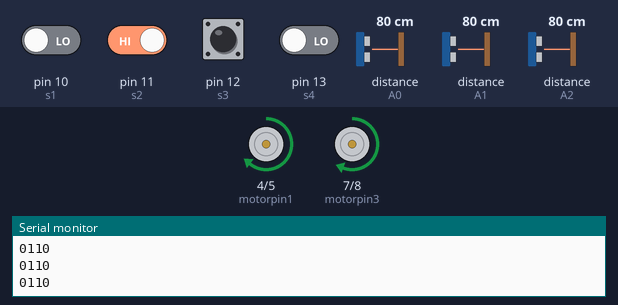
The sketch below on a simulated Arduino Mega 2560, built with avr-gcc and run on an emulated ATmega2560. On the bench: motor-driver pin pairs drawn as motors (green arrow = first pin HIGH = forward, orange = second pin HIGH = backward, longer = more drive, scaled by the enable pin), the last lines printed to the serial monitor. The inputs (shaded band) are chosen by the test bench; at power-on: pin 11 (s2), pin 12 (s3) HIGH, pin 10 (s1), pin 13 (s4) LOW, distance to the obstacle (sensors on A0, A1, A2) 80 cm. The echo pulse lasts 58.3 µs per cm. At 4.4 s the program stops and its outputs stay as they are.

Above: at 1.2 s.
1.3 s: pin 10 (s1) driven HIGH
At 1.9 s:
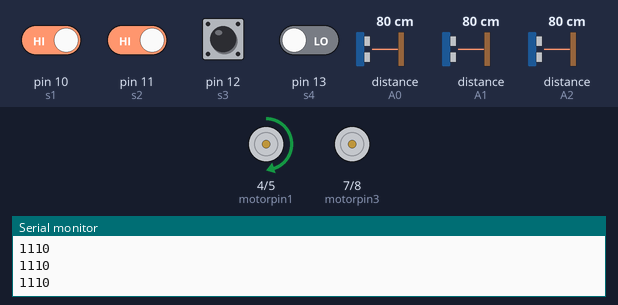
2.8 s: pin 11 (s2) driven LOW
At 3.1 s:
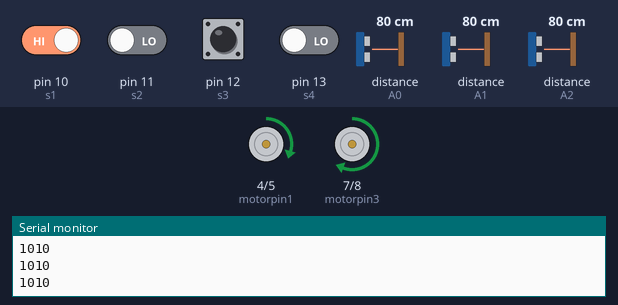
4.3 s: distance to the obstacle (sensor on A0) set to 2 cm
At 4.9 s:
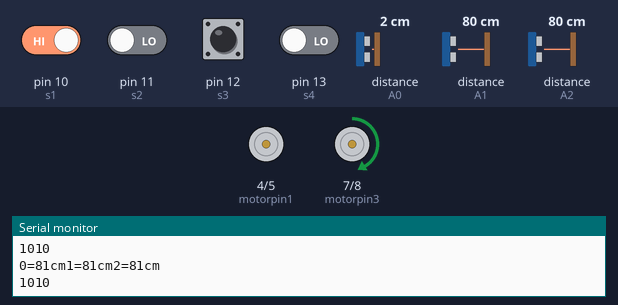
Timing chart, 0 to 5.9 s (numbered marks = the images above; inputs shaded):
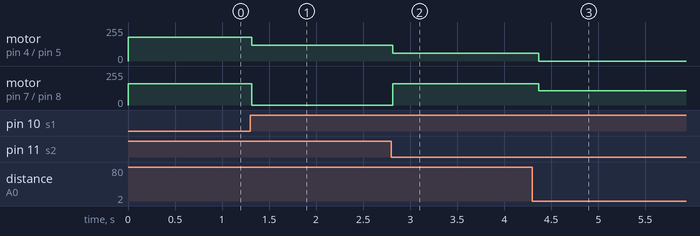

Measured:
- after the input at 1.3 s, motor on pin 4 (motorpin1) / pin 5 (motorpin2): forward 180/255 → forward 120/255 at once; motor on pin 7 (motorpin3) / pin 8 (motorpin4): forward 160/255 → stopped at once
- after the input at 2.8 s, motor on pin 4 (motorpin1) / pin 5 (motorpin2): forward 120/255 → forward 60/255 at once; motor on pin 7 (motorpin3) / pin 8 (motorpin4): stopped → forward 160/255 at once
- after the input at 4.3 s, motor on pin 4 (motorpin1) / pin 5 (motorpin2): forward 60/255 → stopped after 0.07 s; motor on pin 7 (motorpin3) / pin 8 (motorpin4): forward 160/255 → forward 107/255 after 0.07 s

The sketch:

main_test_code.ino
```cpp
#include <NewPing.h>

#define SONAR_NUM 3
#define MAX_DISTANCE 200
#define PING_INTERVAL 33

unsigned long pingTimer[SONAR_NUM];
unsigned int cm[SONAR_NUM];
uint8_t currentSensor=0;

NewPing sonar[SONAR_NUM]={
  NewPing(A3,A0,MAX_DISTANCE),
  NewPing(A4,A1,MAX_DISTANCE),
  NewPing(A5,A2,MAX_DISTANCE),
  };

int t=1;
int dis=0;

int motorpin1 = 4;
int motorpin2 = 5;
int pwm1 = 6;

int motorpin3 = 7;
int motorpin4 = 8;
int pwm2 = 9;

int s1 = 10;
int s2 = 11;
int s3 = 12;
int s4 = 13;

void setup() {

  Serial.begin(9600);
  pingTimer[0]=millis()+75;
  for(uint8_t i=1; i<SONAR_NUM; i++)
  {
    pingTimer[i]=pingTimer[i-1]+PING_INTERVAL;
  }

  pinMode(s1, INPUT);
  pinMode(s2, INPUT);
  pinMode(s3, INPUT);
  pinMode(s4, INPUT);


  pinMode(motorpin1, OUTPUT);
  pinMode(motorpin2, OUTPUT);
  pinMode(motorpin3, OUTPUT);
  pinMode(motorpin4, OUTPUT);
  pinMode(pwm1, OUTPUT);
  pinMode(pwm2, OUTPUT);
}

void loop() {
  long duration, distance, x1, x2, x, difference;
  int a, a1, a2, a3;
  a=digitalRead(s1);
  a1=digitalRead(s2);
  a2=digitalRead(s3);
  a3=digitalRead(s4);


for(uint8_t i=0; i<SONAR_NUM; i++)
  {
    if(millis()>=pingTimer[i])
    {
      pingTimer[i]+=PING_INTERVAL*SONAR_NUM;
      if(i==0&&currentSensor==SONAR_NUM-1)
        oneSensorCycle();
      sonar[currentSensor].timer_stop();
      currentSensor=i;
      cm[currentSensor]=0;
      sonar[currentSensor].ping_timer(echoCheck);
    }
  }

  Serial.print(a);
  Serial.print(a1);
  Serial.print(a2);
  Serial.print(a3);
  Serial.println("   ");


  if((cm[0]==0||cm[0]>15)&&(cm[1]==0||cm[1]>15)&&(cm[2]==0||cm[2]>15))
  {
    t=1;
    if ((a==1 && a1==0 && a2==0 && a3==1) || (a==0 && a1==0 && a2==0 && a3==0)||(a==0 && a1==0 && a2==1 && a3==0) || (a==0 && a1==1 && a2==0 && a3==0) || (a==0 && a1==1 && a2==0 && a3==1) || (a==0 && a1==1 && a2==1 && a3==0))
    {
      forward();
    }


    else if ((a==0 && a1==0 && a2==0 && a3==1)||(a==0 && a1==0 && a2==1 && a3==1)||(a == 0 && a1 == 1 && a2 == 1 && a3 == 1))
    {
    leftTurn();
    }

  else if(a==1 && a1==1 && a2==0 && a3==1)
    {
      leftTurn();
      if(a==1 && a1==1 && a2==1 && a3==1)
      {
        leftTurn();
        delay(100);
      }
    }
    else if ((a==1 && a1==1 && a2==0 && a3==0)||(a==1 && a1==0 && a2==0 && a3==0)||(a==1 && a1==1 && a2==1 && a3==0)){
      rightTurn();
    }
    else if(a==1 && a1==0 && a2==1 && a3==1)
    {
      rightTurn();
      if(a==1 && a1==1 && a2==1 && a3==1)
      {
        rightTurn();
        delay(100);
      }
    }

   else if (a == 1 && a1 == 0 && a2 == 1 && a3 == 0){
      slow();
   }

   else if (a==1 && a1==1 && a2==1 && a3==1)
      reverse();
      if(a==1 && a1==1 && a2==1 && a3==1)
      {

          if(a==1 && a1==1 && a2==0 && a3==1)
          {
            rightTurn();
            delay(700);
          }

      }
  }

  else if((cm[0]<15)&&(cm[0]!=0))
  {
    leftTurn();
    while(!(a==1 && a1==1 && a2==1 && a3==1))
      {leftTurn();}
    while(!(a==0 && a1==0 && a2==0 && a3==0))
    {rightTurn();}
    rightTurn();
    delay(1000);

  }
  else if((cm[1]<15)&&(cm[2]<15)&&(t==1))
  {
    stand();
    dis=cm[1];
    t=2;
    forward();
  }
  else if((cm[1]<15)&&(cm[2]<15)&&(t==2)&&(dis==cm[1]))
  {
    t=2;
    forward();
  }
  else if((cm[1]<15)&&(cm[2]<15)&&(t==2)&&(dis>cm[1]))
    rightTurn();
  else if((cm[1]<15)&&(cm[2]<15)&&(t==2)&&(dis<cm[1]))
    leftTurn();
}


void echoCheck()
{
  if(sonar[currentSensor].check_timer())
  {
    cm[currentSensor]=sonar[currentSensor].ping_result/US_ROUNDTRIP_CM;
  }
}

void oneSensorCycle()
{
  for(uint8_t i=0; i<SONAR_NUM; i++)
  {
    Serial.print(i);
    Serial.print("=");
    Serial.print(cm[i]);
    Serial.print("cm");
  }
  Serial.println();
}


// Adjusting Directions

void forward() {
  digitalWrite(motorpin1, HIGH);
  digitalWrite(motorpin2, LOW);
  analogWrite(pwm1, 180);

  digitalWrite(motorpin3, HIGH);
  digitalWrite(motorpin4, LOW);
  analogWrite(pwm2, 160);
}

  void reverse() {
  digitalWrite(motorpin1, LOW);
  digitalWrite(motorpin2, HIGH);
  analogWrite(pwm1, 100);

  digitalWrite(motorpin3, LOW);
  digitalWrite(motorpin4, HIGH);
  analogWrite(pwm2, 88 );
  }

void leftTurn() {
  digitalWrite(motorpin1, LOW);
  digitalWrite(motorpin2, HIGH);
  analogWrite(pwm1, 0);

  digitalWrite(motorpin3, HIGH);
  digitalWrite(motorpin4, LOW);
  analogWrite(pwm2, 107);
}

void rightTurn(){
  digitalWrite(motorpin1, HIGH);
  digitalWrite(motorpin2, LOW);
  analogWrite(pwm1, 120);

  digitalWrite(motorpin3, LOW);
  digitalWrite(motorpin4, HIGH);
  analogWrite(pwm2, 0);
}


void slow()
{
  digitalWrite(motorpin1, HIGH);
  digitalWrite(motorpin2, LOW);
  analogWrite(pwm1, 60);

  digitalWrite(motorpin3, HIGH);
  digitalWrite(motorpin4, LOW);
  analogWrite(pwm2, 55);
}
void stand()
{

  digitalWrite(motorpin1, HIGH);
  digitalWrite(motorpin2, LOW);
  analogWrite(pwm1, 0);

  digitalWrite(motorpin3, HIGH);
  digitalWrite(motorpin4, LOW);
  analogWrite(pwm2, 0);
}
```
